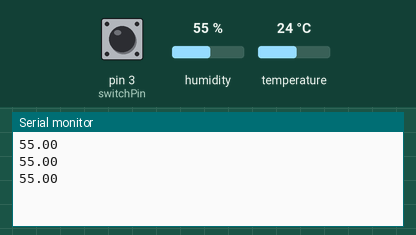
Recording of a sketch running on a simulated Arduino Uno, built with avr-gcc and run on an emulated ATmega328P. Shown: the last lines printed to the serial monitor. The test bench sets the inputs (shaded band); at power-on: humidity 55 %, pin 3 (switchPin) HIGH, temperature 24 °C.

Above: at 1.3 s.
1.4 s: humidity set to 22 %
At 2.5 s:
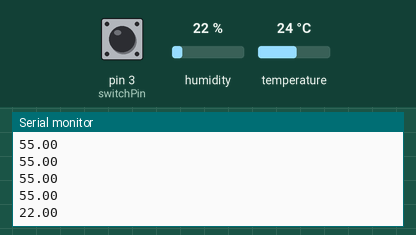
2.9 s: pin 3 (switchPin) pulled LOW for 0.6 s
At 4.0 s:
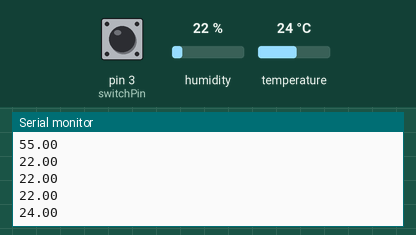
5.0 s: temperature set to 12 °C
At 6.0 s:
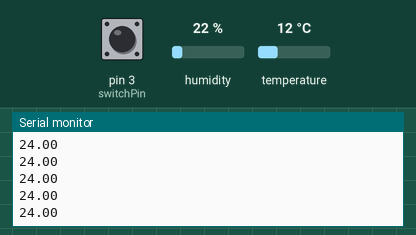
6.5 s: temperature set to 19 °C
At 7.0 s:
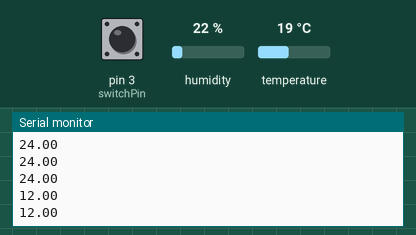
Timing chart, 0 to 9.0 s (numbered marks = the images above; inputs shaded):
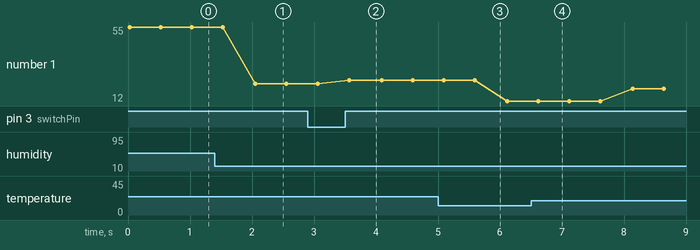

The sketch:

Arduino_-_DHT11_and_Serial_Plotter.ino
```cpp
#include "DHT.h"

#define DHTPIN 2
#define DHTTYPE DHT11
#define switchPin 3

boolean lastButton = LOW;
boolean currentButton = LOW;
boolean tempORhum = LOW;    //temp = LOW, Hum = HIGH to be displayed on the Serial Plotter

DHT dht(DHTPIN, DHTTYPE);

void setup(){
  pinMode(switchPin, INPUT);
  Serial.begin(9600);
  dht.begin();
}

void loop(){
  float h = dht.readHumidity();
  float t = dht.readTemperature();

  if(isnan(t) || isnan(h)){
    return;
  }

  currentButton = debounce(lastButton);
  if(lastButton == LOW && currentButton == HIGH){
    tempORhum = !tempORhum;
  }
  lastButton = currentButton;

  if(tempORhum == LOW){
    Serial.println(t);
  }else{
    Serial.println(h);
  }
  delay(500);
}

boolean debounce(boolean last){
  boolean current = digitalRead(switchPin);
  if(last != current){
    delay(5);
    current = digitalRead(switchPin);
  }
  return current;
}
```

Measured:
- after the input at 1.4 s, the serial monitor: prints a new line after 0.65 s (image 1)
- after the input at 2.9 s, the serial monitor: prints a new line after 0.67 s (image 2)
- plotted number 1: 55 → 22 after the input at 1.4 s, 22 → 24 after the input at 2.9 s, 24 → 12 after the input at 5.0 s, 12 → 19 after the input at 6.5 s
